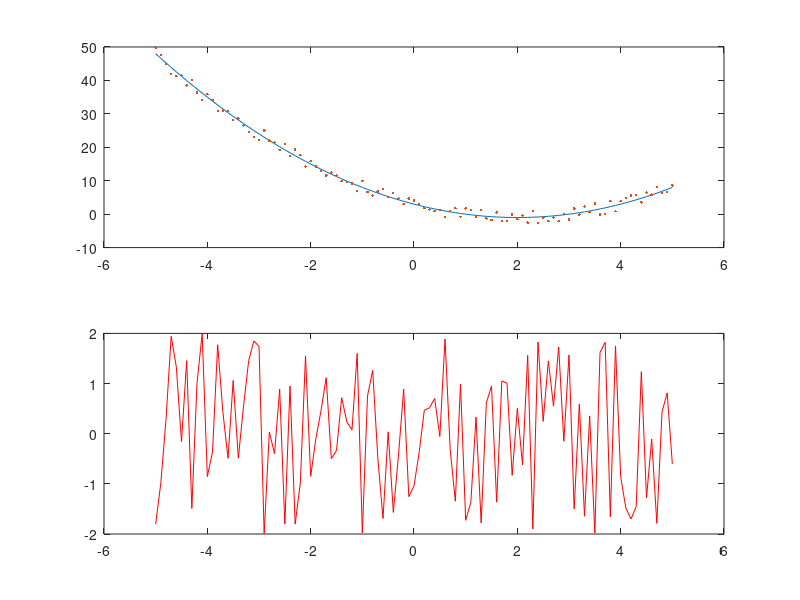

MATLAB code for this plot:
x = -5:0.1:5
y = x.^2 -4*x + 3;
y2 = y + (2-4*(rand(size(y))));

subplot(2,1,1)
plot(x,y,x,y2,'.');

subplot(2,1,2)
plot(x,y-y2,'r-');
